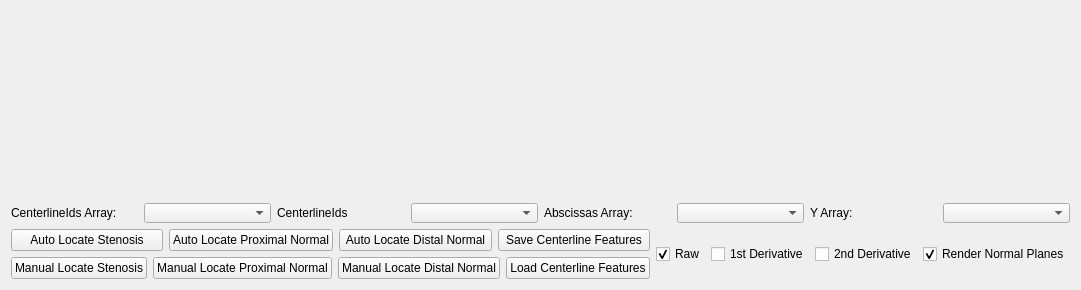
<?xml version="1.0" encoding="UTF-8"?>
<ui version="4.0">
 <class>CenterlinesInfoWidget</class>
 <widget class="QWidget" name="CenterlinesInfoWidget">
  <property name="geometry">
   <rect>
    <x>0</x>
    <y>0</y>
    <width>936</width>
    <height>290</height>
   </rect>
  </property>
  <property name="windowTitle">
   <string>Form</string>
  </property>
  <layout class="QVBoxLayout" name="verticalLayout_3">
   <item>
    <widget class="QCustomPlot" name="customPlotCenterlines" native="true">
     <property name="sizePolicy">
      <sizepolicy hsizetype="Preferred" vsizetype="Expanding">
       <horstretch>0</horstretch>
       <verstretch>0</verstretch>
      </sizepolicy>
     </property>
     <property name="minimumSize">
      <size>
       <width>0</width>
       <height>150</height>
      </size>
     </property>
    </widget>
   </item>
   <item>
    <layout class="QHBoxLayout" name="horizontalLayout_5">
     <item>
      <layout class="QHBoxLayout" name="horizontalLayout_4">
       <item>
        <widget class="QLabel" name="label_3">
         <property name="sizePolicy">
          <sizepolicy hsizetype="Preferred" vsizetype="Maximum">
           <horstretch>0</horstretch>
           <verstretch>0</verstretch>
          </sizepolicy>
         </property>
         <property name="maximumSize">
          <size>
           <width>16777215</width>
           <height>16</height>
          </size>
         </property>
         <property name="text">
          <string>CenterlineIds Array:</string>
         </property>
        </widget>
       </item>
       <item>
        <widget class="QComboBox" name="comboBoxCenterlineIdsArray">
         <property name="sizePolicy">
          <sizepolicy hsizetype="Preferred" vsizetype="Maximum">
           <horstretch>0</horstretch>
           <verstretch>0</verstretch>
          </sizepolicy>
         </property>
         <property name="maximumSize">
          <size>
           <width>16777215</width>
           <height>20</height>
          </size>
         </property>
        </widget>
       </item>
      </layout>
     </item>
     <item>
      <layout class="QHBoxLayout" name="horizontalLayout">
       <item>
        <widget class="QLabel" name="label">
         <property name="sizePolicy">
          <sizepolicy hsizetype="Preferred" vsizetype="Maximum">
           <horstretch>0</horstretch>
           <verstretch>0</verstretch>
          </sizepolicy>
         </property>
         <property name="maximumSize">
          <size>
           <width>16777215</width>
           <height>16</height>
          </size>
         </property>
         <property name="text">
          <string>CenterlineIds</string>
         </property>
        </widget>
       </item>
       <item>
        <widget class="QComboBox" name="comboBoxCenterlineIds">
         <property name="sizePolicy">
          <sizepolicy hsizetype="Preferred" vsizetype="Maximum">
           <horstretch>0</horstretch>
           <verstretch>0</verstretch>
          </sizepolicy>
         </property>
         <property name="maximumSize">
          <size>
           <width>16777215</width>
           <height>20</height>
          </size>
         </property>
        </widget>
       </item>
      </layout>
     </item>
     <item>
      <layout class="QHBoxLayout" name="horizontalLayout_2">
       <item>
        <widget class="QLabel" name="label_2">
         <property name="sizePolicy">
          <sizepolicy hsizetype="Preferred" vsizetype="Maximum">
           <horstretch>0</horstretch>
           <verstretch>0</verstretch>
          </sizepolicy>
         </property>
         <property name="maximumSize">
          <size>
           <width>16777215</width>
           <height>16</height>
          </size>
         </property>
         <property name="text">
          <string>Abscissas Array:</string>
         </property>
        </widget>
       </item>
       <item>
        <widget class="QComboBox" name="comboBoxAbscissasArray">
         <property name="sizePolicy">
          <sizepolicy hsizetype="Preferred" vsizetype="Maximum">
           <horstretch>0</horstretch>
           <verstretch>0</verstretch>
          </sizepolicy>
         </property>
         <property name="maximumSize">
          <size>
           <width>16777215</width>
           <height>20</height>
          </size>
         </property>
        </widget>
       </item>
      </layout>
     </item>
     <item>
      <layout class="QHBoxLayout" name="horizontalLayout_3">
       <item>
        <widget class="QLabel" name="label_4">
         <property name="sizePolicy">
          <sizepolicy hsizetype="Preferred" vsizetype="Maximum">
           <horstretch>0</horstretch>
           <verstretch>0</verstretch>
          </sizepolicy>
         </property>
         <property name="maximumSize">
          <size>
           <width>16777215</width>
           <height>16</height>
          </size>
         </property>
         <property name="text">
          <string>Y Array:</string>
         </property>
        </widget>
       </item>
       <item>
        <widget class="QComboBox" name="comboBoxYArray">
         <property name="sizePolicy">
          <sizepolicy hsizetype="Preferred" vsizetype="Maximum">
           <horstretch>0</horstretch>
           <verstretch>0</verstretch>
          </sizepolicy>
         </property>
         <property name="maximumSize">
          <size>
           <width>16777215</width>
           <height>20</height>
          </size>
         </property>
        </widget>
       </item>
      </layout>
     </item>
    </layout>
   </item>
   <item>
    <layout class="QHBoxLayout" name="horizontalLayout_10">
     <item>
      <layout class="QVBoxLayout" name="verticalLayout">
       <item>
        <layout class="QHBoxLayout" name="horizontalLayout_6">
         <item>
          <widget class="QPushButton" name="pushButtonAutoLocateStenosis">
           <property name="text">
            <string>Auto Locate Stenosis</string>
           </property>
          </widget>
         </item>
         <item>
          <widget class="QPushButton" name="pushButtonAutoLocateProximal">
           <property name="text">
            <string>Auto Locate Proximal Normal</string>
           </property>
          </widget>
         </item>
         <item>
          <widget class="QPushButton" name="pushButtonAutoLocateDistal">
           <property name="text">
            <string>Auto Locate Distal Normal</string>
           </property>
          </widget>
         </item>
         <item>
          <widget class="QPushButton" name="pushButtonSaveCenterlineFeatures">
           <property name="text">
            <string>Save Centerline Features</string>
           </property>
          </widget>
         </item>
        </layout>
       </item>
       <item>
        <layout class="QHBoxLayout" name="horizontalLayout_7">
         <item>
          <widget class="QPushButton" name="pushButtonManualLocateStenosis">
           <property name="text">
            <string>Manual Locate Stenosis</string>
           </property>
          </widget>
         </item>
         <item>
          <widget class="QPushButton" name="pushButtonManualLocateProximalNormal">
           <property name="text">
            <string>Manual Locate Proximal Normal</string>
           </property>
          </widget>
         </item>
         <item>
          <widget class="QPushButton" name="pushButtonManualLocateDistalNormal">
           <property name="text">
            <string>Manual Locate Distal Normal</string>
           </property>
          </widget>
         </item>
         <item>
          <widget class="QPushButton" name="pushButtonLoadCenterlineFeatures">
           <property name="text">
            <string>Load Centerline Features</string>
           </property>
          </widget>
         </item>
        </layout>
       </item>
      </layout>
     </item>
     <item>
      <layout class="QVBoxLayout" name="verticalLayout_2">
       <item>
        <layout class="QHBoxLayout" name="horizontalLayout_9">
         <item>
          <widget class="QCheckBox" name="checkBoxRaw">
           <property name="text">
            <string>Raw</string>
           </property>
           <property name="checked">
            <bool>true</bool>
           </property>
          </widget>
         </item>
         <item>
          <widget class="QCheckBox" name="checkBoxDerivative1">
           <property name="text">
            <string>1st Derivative</string>
           </property>
          </widget>
         </item>
         <item>
          <widget class="QCheckBox" name="checkBoxDerivative2">
           <property name="text">
            <string>2nd Derivative</string>
           </property>
          </widget>
         </item>
         <item>
          <widget class="QCheckBox" name="checkBoxRenderNormalPlanes">
           <property name="text">
            <string>Render Normal Planes</string>
           </property>
           <property name="checked">
            <bool>true</bool>
           </property>
          </widget>
         </item>
        </layout>
       </item>
       <item>
        <layout class="QHBoxLayout" name="horizontalLayout_8"/>
       </item>
      </layout>
     </item>
    </layout>
   </item>
  </layout>
 </widget>
 <customwidgets>
  <customwidget>
   <class>QCustomPlot</class>
   <extends>QWidget</extends>
   <header>qcustomplot.h</header>
   <container>1</container>
  </customwidget>
 </customwidgets>
 <resources/>
 <connections/>
</ui>
